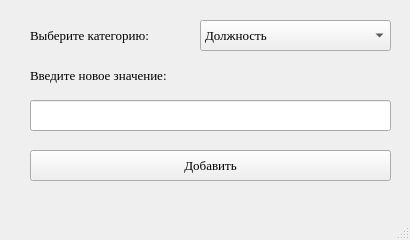
<?xml version="1.0" encoding="UTF-8"?>
<ui version="4.0">
 <class>MainWindow</class>
 <widget class="QMainWindow" name="MainWindow">
  <property name="geometry">
   <rect>
    <x>0</x>
    <y>0</y>
    <width>410</width>
    <height>240</height>
   </rect>
  </property>
  <property name="font">
   <font>
    <family>Times New Roman</family>
    <pointsize>10</pointsize>
   </font>
  </property>
  <property name="windowTitle">
   <string>MainWindow</string>
  </property>
  <widget class="QWidget" name="centralwidget">
   <widget class="QComboBox" name="comboBox">
    <property name="geometry">
     <rect>
      <x>200</x>
      <y>20</y>
      <width>191</width>
      <height>31</height>
     </rect>
    </property>
    <property name="font">
     <font>
      <family>Times New Roman</family>
      <pointsize>10</pointsize>
     </font>
    </property>
    <item>
     <property name="text">
      <string>Должность</string>
     </property>
    </item>
    <item>
     <property name="text">
      <string>Семейное положение</string>
     </property>
    </item>
    <item>
     <property name="text">
      <string>Образование</string>
     </property>
    </item>
   </widget>
   <widget class="QLabel" name="label">
    <property name="geometry">
     <rect>
      <x>30</x>
      <y>20</y>
      <width>171</width>
      <height>31</height>
     </rect>
    </property>
    <property name="text">
     <string>Выберите категорию:</string>
    </property>
   </widget>
   <widget class="QLineEdit" name="lineEdit">
    <property name="geometry">
     <rect>
      <x>30</x>
      <y>100</y>
      <width>361</width>
      <height>31</height>
     </rect>
    </property>
   </widget>
   <widget class="QLabel" name="label_2">
    <property name="geometry">
     <rect>
      <x>30</x>
      <y>60</y>
      <width>321</width>
      <height>31</height>
     </rect>
    </property>
    <property name="text">
     <string>Введите новое значение:</string>
    </property>
   </widget>
   <widget class="QPushButton" name="pushButton">
    <property name="geometry">
     <rect>
      <x>30</x>
      <y>150</y>
      <width>361</width>
      <height>31</height>
     </rect>
    </property>
    <property name="text">
     <string>Добавить</string>
    </property>
   </widget>
  </widget>
  <widget class="QMenuBar" name="menubar">
   <property name="geometry">
    <rect>
     <x>0</x>
     <y>0</y>
     <width>410</width>
     <height>25</height>
    </rect>
   </property>
  </widget>
  <widget class="QStatusBar" name="statusbar"/>
 </widget>
 <resources/>
 <connections/>
</ui>
